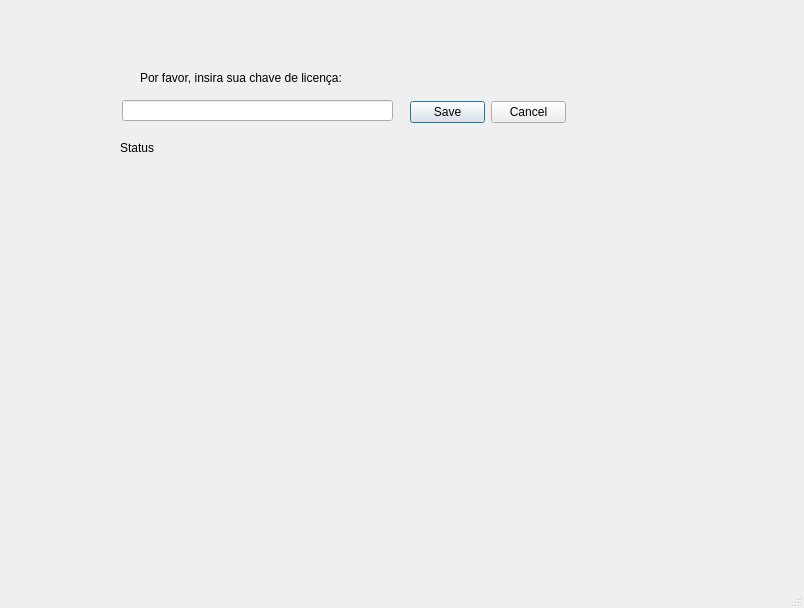
<?xml version="1.0" encoding="UTF-8"?>
<ui version="4.0">
 <class>MainWindow</class>
 <widget class="QMainWindow" name="MainWindow">
  <property name="geometry">
   <rect>
    <x>0</x>
    <y>0</y>
    <width>804</width>
    <height>608</height>
   </rect>
  </property>
  <property name="windowTitle">
   <string>Licença</string>
  </property>
  <widget class="QWidget" name="centralwidget">
   <widget class="QLabel" name="label">
    <property name="geometry">
     <rect>
      <x>140</x>
      <y>70</y>
      <width>201</width>
      <height>16</height>
     </rect>
    </property>
    <property name="text">
     <string>Por favor, insira sua chave de licença:</string>
    </property>
   </widget>
   <widget class="QLineEdit" name="line_edit_license_key">
    <property name="geometry">
     <rect>
      <x>122</x>
      <y>100</y>
      <width>271</width>
      <height>21</height>
     </rect>
    </property>
   </widget>
   <widget class="QLabel" name="label_status">
    <property name="geometry">
     <rect>
      <x>120</x>
      <y>140</y>
      <width>49</width>
      <height>16</height>
     </rect>
    </property>
    <property name="text">
     <string>Status</string>
    </property>
   </widget>
   <widget class="QDialogButtonBox" name="buttonBox">
    <property name="geometry">
     <rect>
      <x>410</x>
      <y>100</y>
      <width>156</width>
      <height>24</height>
     </rect>
    </property>
    <property name="standardButtons">
     <set>QDialogButtonBox::StandardButton::Cancel|QDialogButtonBox::StandardButton::Save</set>
    </property>
    <property name="centerButtons">
     <bool>false</bool>
    </property>
   </widget>
  </widget>
  <widget class="QMenuBar" name="menubar">
   <property name="geometry">
    <rect>
     <x>0</x>
     <y>0</y>
     <width>804</width>
     <height>22</height>
    </rect>
   </property>
  </widget>
  <widget class="QStatusBar" name="statusbar"/>
 </widget>
 <resources/>
 <connections/>
</ui>
